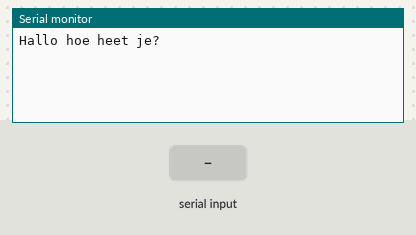
A sketch run on a simulated Arduino Uno, built with avr-gcc and run on an emulated ATmega328P. Parts: the last lines printed to the serial monitor. The test bench sets the inputs (shaded band).

Above: at 1.2 s.
1.3 s: "1" received over Serial
At 3.3 s:
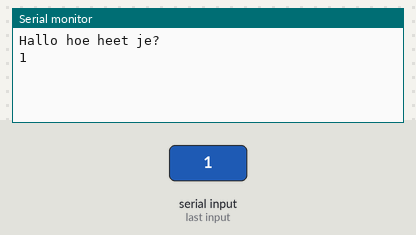
3.8 s: "0" received over Serial
At 5.2 s:
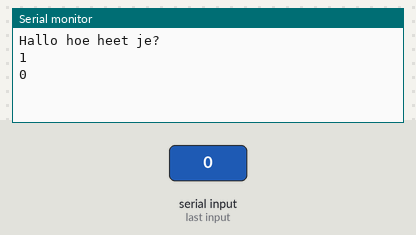
5.3 s: "2" received over Serial
At 7.5 s:
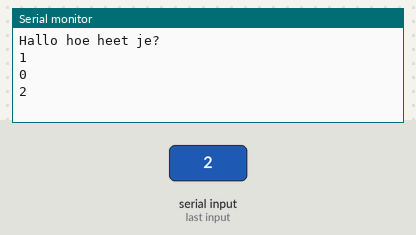

The sketch:

Serial_read.ino
```cpp
/* Cursus microprocessoren
Riekus Bennink
 intro tot Serial
*/

void setup() {
  //Hier zetten we de baud rate van de USB/Com poort
  Serial.begin(115200);

  Serial.println("Hallo hoe heet je?");
}

void loop() {
  // Als ik wat ontvangen heb dan ga ik dat terug zenden
  if (Serial.available()) {
    Serial.println(Serial.readString());
  }

  // Wat moet ik mog meer doen
}
```

Measured:
- after the input at 1.3 s, the serial monitor: prints a new line after 1.0 s (image 1)
- after the input at 3.8 s, the serial monitor: prints a new line after 1.0 s (image 2)
- after the input at 5.3 s, the serial monitor: prints a new line after 1.0 s (image 3)
